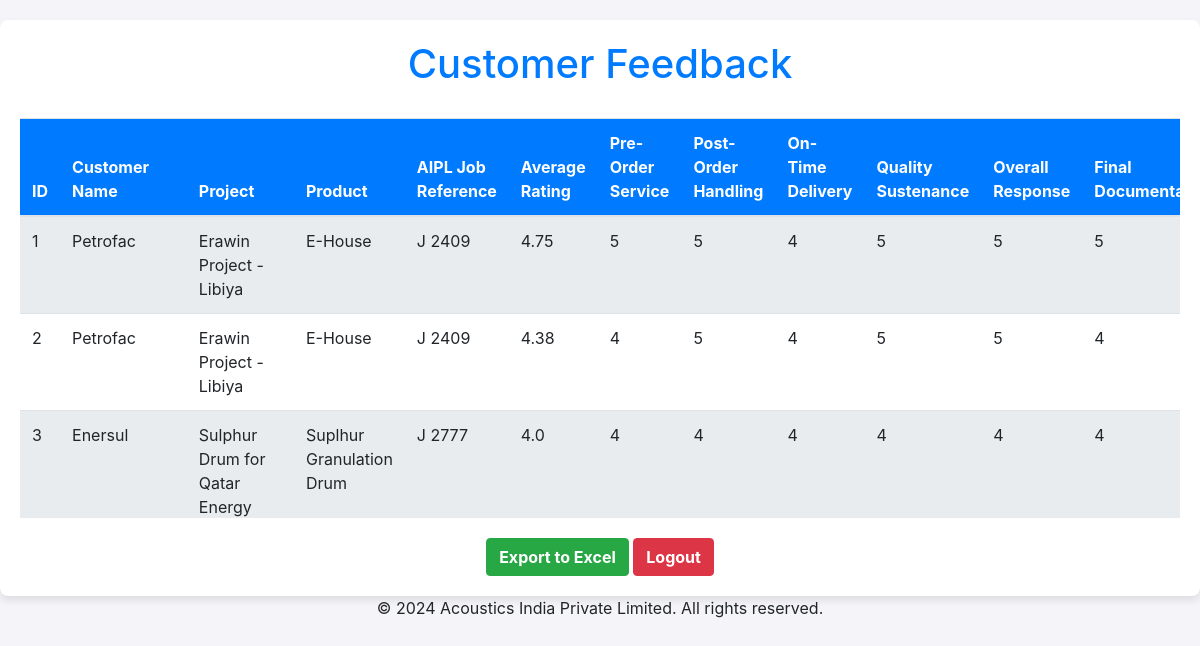
/admin (signed in), run on the app's committed database.
### models.py (models this page shows)
class Feedback(db.Model):
    id = db.Column(db.Integer, primary_key=True)
    customer_name = db.Column(db.String(100), nullable=False)
    project = db.Column(db.String(100), nullable=False)
    product = db.Column(db.String(100), nullable=False)
    aipl_job_reference = db.Column(db.String(50), nullable=False)
    customer_representative = db.Column(db.String(100), nullable=False)
    designation = db.Column(db.String(100), nullable=False)
    pre_order_service = db.Column(db.Integer, nullable=False)
    post_order_handling = db.Column(db.Integer, nullable=False)
    on_time_delivery = db.Column(db.Integer, nullable=False)
    quality_sustenance = db.Column(db.Integer, nullable=False)
    overall_response = db.Column(db.Integer, nullable=False)
    final_documentation = db.Column(db.Integer, nullable=False)
    appraisal = db.Column(db.Integer, nullable=False)
    compliance = db.Column(db.Integer, nullable=False)
    comments = db.Column(db.String(500))
    timestamp = db.Column(db.String(100), nullable=False)
    def average_rating(self):
        total = (self.pre_order_service + self.post_order_handling +
                 self.on_time_delivery + self.quality_sustenance +
                 self.overall_response + self.final_documentation +
                 self.appraisal + self.compliance)
        return total / 8  # Since there are 8 radio fields

### app.py (the view)
@app.route('/admin')
def admin_panel():
    if 'logged_in' not in session or not session['logged_in']:
        flash('Please log in to access the admin panel.')
        return redirect(url_for('login'))
    feedbacks = Feedback.query.order_by(Feedback.timestamp.desc()).all()
    return render_template('admin.html', feedbacks=feedbacks)

### templates/admin.html (shortened to what this page needs)
<!DOCTYPE html>
<html lang="en">
<head>
    <link rel="stylesheet" href="https://stackpath.bootstrapcdn.com/bootstrap/4.5.2/css/bootstrap.min.css">
</head>
<body>
    <div class="container-fluid">
        <h1 class="text-center">Customer Feedback</h1>
        <div class="table-responsive">
            <table class="table table-striped">
                <thead>
                    <tr>
                        <th>ID</th>
                        <th>Customer Name</th>
                        <th>Project</th>
                        <th>Product</th>
                        <th>AIPL Job Reference</th>
                        <th>Average Rating</th>
                        <th>Pre-Order Service</th>
                        <th>Post-Order Handling</th>
                        <th>On-Time Delivery</th>
                        <th>Quality Sustenance</th>
                        <th>Overall Response</th>
                        <th>Final Documentation</th>
                    </tr>
                </thead>
                <tbody>
                    {% for feedback in feedbacks %}
                    <tr>
                        <td>{{ loop.index }}</td>
                        <td>{{ feedback.customer_name }}</td>
                        <td>{{ feedback.project }}</td>
                        <td>{{ feedback.product }}</td>
                        <td>{{ feedback.aipl_job_reference }}</td>
                        <td>{{ feedback.average_rating() | round(2) }}</td>
                        <td>{{ feedback.pre_order_service }}</td>
                        <td>{{ feedback.post_order_handling }}</td>
                        <td>{{ feedback.on_time_delivery }}</td>
                        <td>{{ feedback.quality_sustenance }}</td>
                        <td>{{ feedback.overall_response }}</td>
                        <td>{{ feedback.final_documentation }}</td>
                    </tr>
                    {% endfor %}
                </tbody>
            </table>
        </div>
        <div class="text-center">
            <a href="{{ url_for('export_feedback') }}" class="btn btn-success logout-button">Export to Excel</a>
            <a href="{{ url_for('logout') }}" class="btn btn-danger logout-button">Logout</a>
        </div>
    </div>
    <footer>
        <center><p>&copy; 2024 Acoustics India Private Limited. All rights reserved.</p></center>
    </footer>
</body>
</html>

### templates/admin.html (style rules this page uses)
body { background-color: #f4f4f9; }
.container-fluid { margin-top: 20px; padding: 20px; border-radius: 8px; background-color: white; box-shadow: 0 4px 8px rgba(0, 0, 0, 0.1); }
h1 { margin-bottom: 30px; color: #007bff; background-color: white; position: sticky; top: 0; }
.table-responsive { max-height: 400px; overflow-y: auto; }
.table th { background-color: #007bff; color: white; }
.table-striped tbody tr:nth-of-type(odd) { background-color: #e9ecef; }
.logout-button { margin-top: 20px; font-weight: bold; }

### data on the page
Feedback: customer_name "Petrofac", project "Erawin Project - Libiya", product "E-House", aipl_job_reference "J 2409", average_rating "4.75", pre_order_service "5", post_order_handling "5", on_time_delivery "4", quality_sustenance "5", overall_response "5", final_documentation "5"
Feedback: customer_name "Petrofac", project "Erawin Project - Libiya", product "E-House", aipl_job_reference "J 2409", average_rating "4.38", pre_order_service "4", post_order_handling "5", on_time_delivery "4", quality_sustenance "5", overall_response "5", final_documentation "4"
Feedback: customer_name "Enersul", project "Sulphur Drum for Qatar Energy", product "Suplhur Granulation Drum", aipl_job_reference "J 2777", average_rating "4.0", pre_order_service "4", post_order_handling "4", on_time_delivery "4", quality_sustenance "4", overall_response "4", final_documentation "4"
